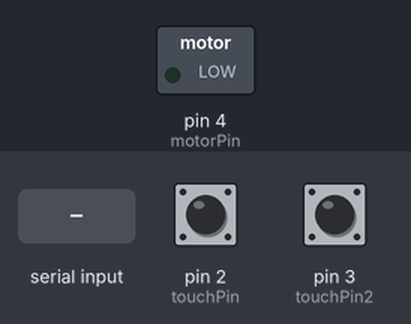
Bench run of a sketch on a simulated Arduino Uno, built with avr-gcc and run on an emulated ATmega328P. Parts: switched loads named in the sketch (green lamp = pin HIGH). The inputs (shaded band) are chosen by the test bench; at power-on: pin 2 (touchPin) LOW, pin 3 (touchPin2) LOW. What the sketch prints to the serial monitor is not drawn.

Above: at 1.2 s.
1.3 s: "." received over Serial
At 1.42 s:
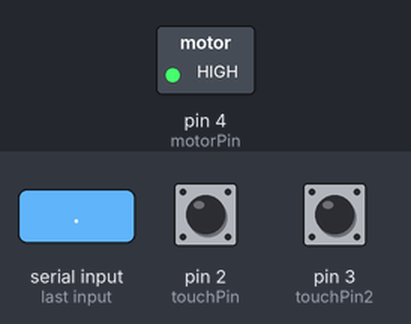
3.0 s: pin 2 (touchPin) pulled HIGH for 0.15 s
4.6 s: pin 3 (touchPin2) pulled HIGH for 0.15 s
Timing chart, 0 to 7.6 s (numbered marks = the images above; inputs shaded):
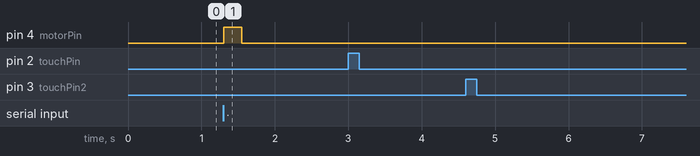

Measured:
- after the input at 1.3 s, pin 4 (motorPin): LOW → HIGH at once, → LOW 0.25 s later
- after the input at 3.0 s, every drawn part: stays the same
- after the input at 4.6 s, every drawn part: stays the same

The sketch:

Arduino_Code.ino
```cpp
const int motorPin = 4;
const int touchPin = 2;
const int touchPin2 = 3;

unsigned long startTime = 0;
unsigned long duration = 0;
bool sensorPressed = false;

void setup() {
  pinMode(touchPin, INPUT);
  pinMode(touchPin2, INPUT);
  pinMode(motorPin, OUTPUT);
  Serial.begin(9600);
}

void loop() {
  int sensorState = digitalRead(touchPin);
  int sensorState2 = digitalRead(touchPin2);

  // Detecting simultaneous press
  if (sensorState == HIGH && sensorState2 == HIGH) {
    vibrateMotor(200);  // Vibrate motor for 0.2 seconds
    delay(500);         // Add a delay to prevent rapid triggering
    Serial.println();   // Move to the next line in serial output
    return;             // Exit the loop iteration and wait for further input
  }

  // Detecting dot and dash duration
  if (sensorState == HIGH && !sensorPressed) {
    sensorPressed = true;
    startTime = millis();
  }

  if (sensorState == LOW && sensorPressed) {
    sensorPressed = false;
    duration = millis() - startTime;

    if (duration >= 50 && duration <= 150) {
      Serial.print(".");  // Dot
    } else if (duration > 150 && duration <= 800) {
      Serial.print("-");  // Dash
    }
  }

  // Detecting word separation (slash) when second sensor is pressed
  if (sensorState2 == HIGH) {
    Serial.print("/");  // Separate letters
    delay(300);         // Debounce delay
  }

  // Check for commands from Python
  if (Serial.available() > 0) {
    char incomingChar = Serial.read();
    if (incomingChar == '.') {
      vibrateMotor(250);  // Dot vibration
    } else if (incomingChar == '-') {
      vibrateMotor(500);  // Dash vibration
    } else if (incomingChar == '/') {
      delay(500);  // Slash pass
    }
  }
}

// Vibration motor function
void vibrateMotor(int vibrateTime) {
  digitalWrite(motorPin, HIGH);
  delay(vibrateTime);
  digitalWrite(motorPin, LOW);
  delay(100);
}
```
